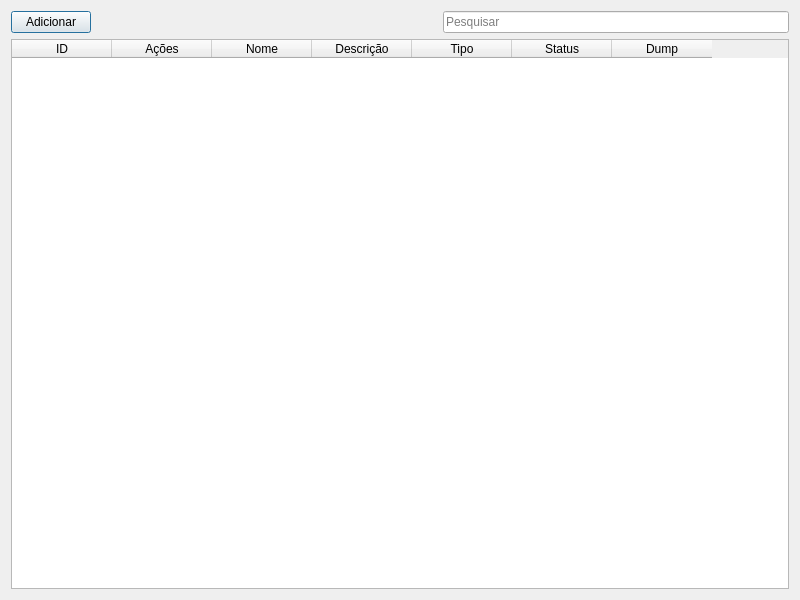
<?xml version="1.0" encoding="UTF-8"?>
<ui version="4.0">
 <class>Dialog</class>
 <widget class="QDialog" name="Dialog">
  <property name="geometry">
   <rect>
    <x>0</x>
    <y>0</y>
    <width>800</width>
    <height>600</height>
   </rect>
  </property>
  <property name="windowTitle">
   <string>Gerenciador de Campos</string>
  </property>
  <layout class="QGridLayout" name="gridLayout">
   <item row="0" column="0">
    <layout class="QHBoxLayout" name="horizontalLayout">
     <item>
      <widget class="QPushButton" name="addFormBtn">
       <property name="text">
        <string>Adicionar</string>
       </property>
      </widget>
     </item>
     <item>
      <spacer name="horizontalSpacer">
       <property name="orientation">
        <enum>Qt::Horizontal</enum>
       </property>
       <property name="sizeHint" stdset="0">
        <size>
         <width>40</width>
         <height>20</height>
        </size>
       </property>
      </spacer>
     </item>
     <item>
      <widget class="QLineEdit" name="searchLineEdit">
       <property name="placeholderText">
        <string>Pesquisar</string>
       </property>
      </widget>
     </item>
    </layout>
   </item>
   <item row="1" column="0">
    <widget class="QTableWidget" name="tableWidget">
     <column>
      <property name="text">
       <string>ID</string>
      </property>
     </column>
     <column>
      <property name="text">
       <string>Ações</string>
      </property>
     </column>
     <column>
      <property name="text">
       <string>Nome</string>
      </property>
     </column>
     <column>
      <property name="text">
       <string>Descrição</string>
      </property>
     </column>
     <column>
      <property name="text">
       <string>Tipo</string>
      </property>
     </column>
     <column>
      <property name="text">
       <string>Status</string>
      </property>
     </column>
     <column>
      <property name="text">
       <string>Dump</string>
      </property>
     </column>
    </widget>
   </item>
  </layout>
 </widget>
 <resources/>
 <connections/>
</ui>
